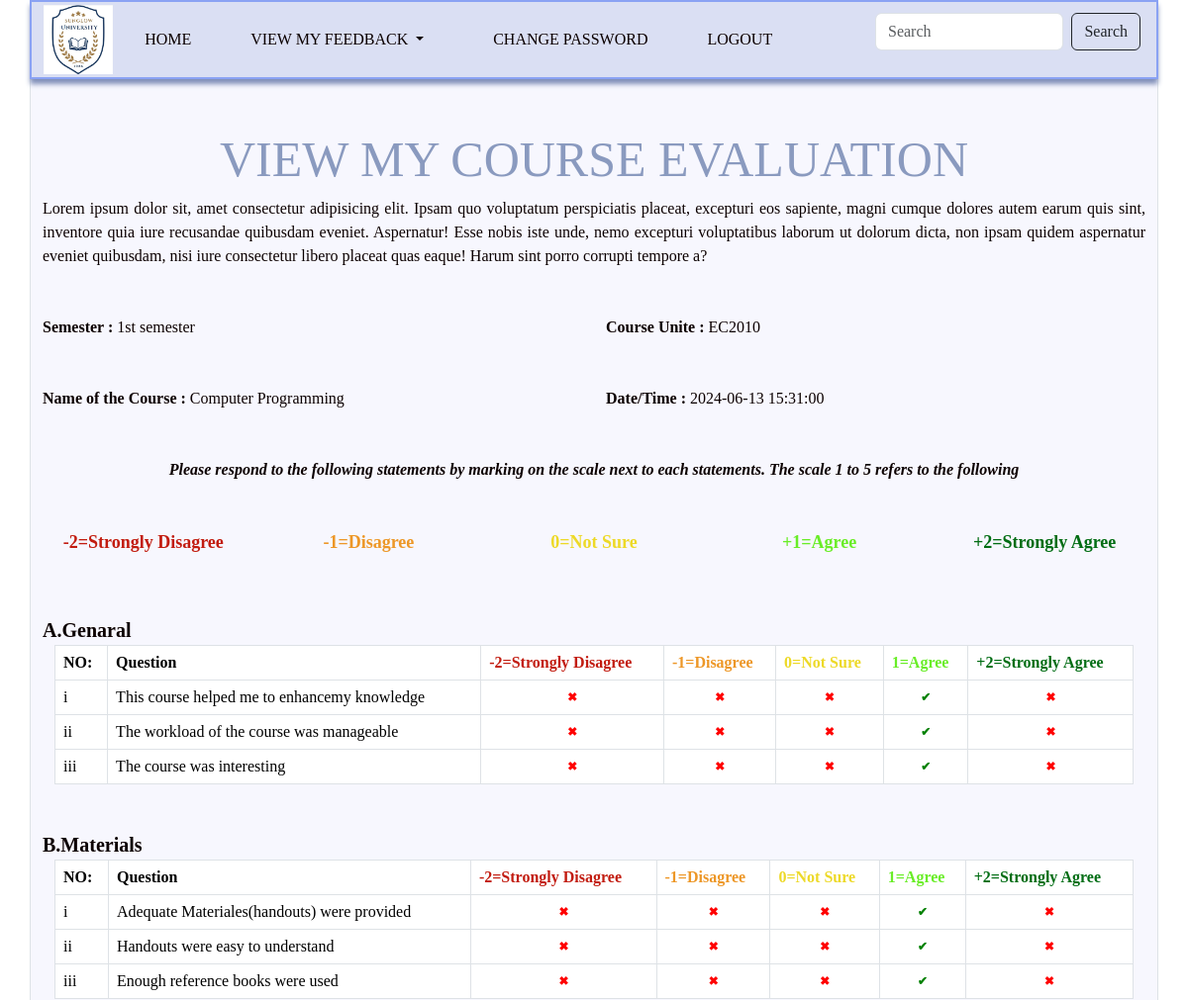
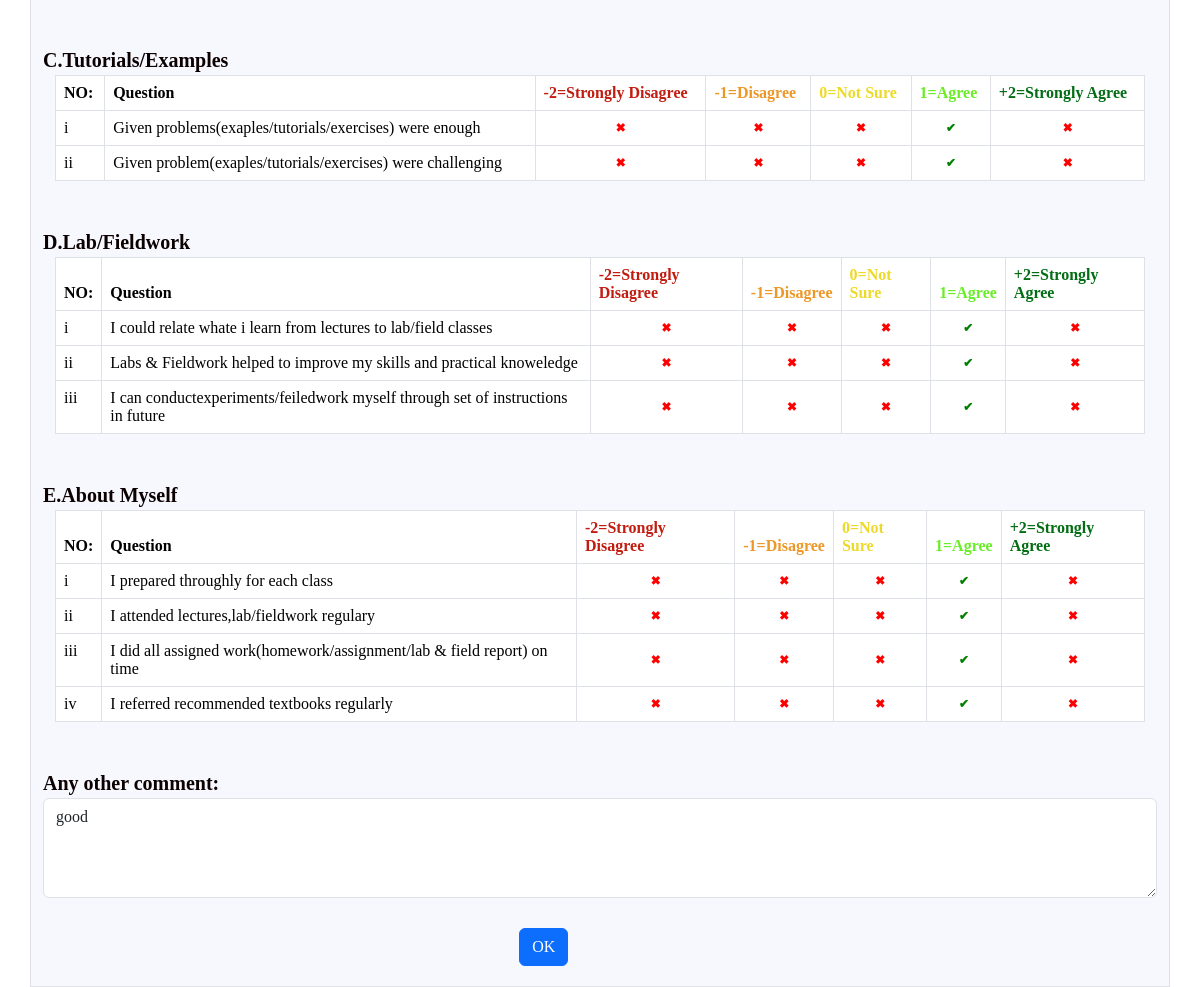
The page /feedback_management/viewcoursefeedback2.php?id=1 on the database its author committed (2 pictures, top to bottom).
### tables this page shows
CREATE TABLE `course_feedback` (
  `Id` int(50) NOT NULL,
  `User_Name` varchar(100) NOT NULL,
  `Lecture_Name` varchar(100) NOT NULL,
  `Semester` enum('1st semester','2nd semester','3rd semester','4th semester','5th semester','6th semester','7th semester','8th semester') NOT NULL,
  `Course_Name` varchar(200) NOT NULL,
  `Course_Code` varchar(50) NOT NULL,
  `A_1` enum('-2','-1','0','1','2') NOT NULL,
  `A_2` enum('-2','-1','0','1','2') NOT NULL,
  `A_3` enum('-2','-1','0','1','2') NOT NULL,
  `B_1` enum('-2','-1','0','1','2') NOT NULL,
  `B_2` enum('-2','-1','0','1','2') NOT NULL,
  `B_3` enum('-2','-1','0','1','2') NOT NULL,
  `C_1` enum('-2','-1','0','1','2') NOT NULL,
  `C_2` enum('-2','-1','0','1','2') NOT NULL,
  `D_1` enum('-2','-1','0','1','2') NOT NULL,
  `D_2` enum('-2','-1','0','1','2') NOT NULL,
  `D_3` enum('-2','-1','0','1','2') NOT NULL,
  `E_1` enum('-2','-1','0','1','2') NOT NULL,
  `E_2` enum('-2','-1','0','1','2') NOT NULL,
  `E_3` enum('-2','-1','0','1','2') NOT NULL,
  `E_4` enum('-2','-1','0','1','2') NOT NULL,
  `Other_Comment` varchar(1000) DEFAULT NULL,
  `Date_Time` datetime NOT NULL DEFAULT current_timestamp()
);

### feedback_management/viewcoursefeedback2.php (the view, shortened to what the rows shown need)
<?php
$servername ="localhost";
$username ="root";
$password ="";
$database ="student_feedback_management_system";
$connection = new mysqli($servername,$username,$password,$database);
$Semester = "";
$Course_Code = "";
$Course_Name = "";
$Date_Time = "";
$Other_Comment = "";
if ($_SERVER['REQUEST_METHOD']=='GET')
{
  $Id =$_GET["id"];
  $sql = "SELECT * FROM course_feedback WHERE id = '$Id'";
  $result = $connection->query($sql);
  $row = $result->fetch_assoc();
   $Semester = $row["Semester"];
   $Course_Code = $row["Course_Code"];
   $Course_Name = $row["Course_Name"];
   $Date_Time = $row["Date_Time"];
   $Other_Comment = $row["Other_Comment"];
}
?>
<!DOCTYPE html>
<html >
    <head>
    <link href="https://cdn.jsdelivr.net/npm/bootstrap@5.3.2/dist/css/bootstrap.min.css" rel="stylesheet">
    <link href="https://cdn.jsdelivr.net/npm/bootstrap@5.3.3/dist/css/bootstrap.min.css" rel="stylesheet">
    <link rel="stylesheet" type="text/css" href="css/viewcoursefeedback.css">
</head>
   <body class="body">
  <div class="container border" style="background-color: rgba(123, 115, 231, 0.06);padding-bottom: 20px;">
             <h1 style="text-align: center; font-size: 50px; color: #8a9abf; padding-top: 50px;">VIEW MY COURSE EVALUATION</h1>
        <form  class="form-container" style="display:block;">
             <div class="row font my-5" >
                <div class=" col-6">
                    <b>Semester :</b>
                      <?php echo $Semester; ?>
                </div>
                <div class="col-6">
                    <b>Course Unite : </b>
                    <?php echo $Course_Code; ?>
                </div>
            </div>
            <div class="row my-4 font" >
                    <div class=" col-6">
                        <b>Name of the Course :</b>
                        <?php echo $Course_Name; ?>
                    </div>
                    <div class="col-6">
                        <b>Date/Time :</b>
                        <?php echo $Date_Time; ?>
                    </div>
            </div>
            <div class="container con">
                <div class="row" >
                  <div class="col-12">
                    <table class="table table-bordered">
                      <thead >
                        <tr>
                          <th scope="col-1">NO:</th>
                          <th scope="col-6">Question</th>
                          <th scope="col-1" style="color: rgb(194, 28, 16);">-2=Strongly Disagree</th>
                          <th scope="col-1" style="color: rgb(237, 151, 39);">-1=Disagree</th>
                          <th scope="col-1" style="color: rgb(237, 217, 39);">0=Not Sure</th>
                          <th scope="col-1" style="color: rgb(105, 237, 39);">1=Agree</th>
                          <th scope="col-1" style="color: rgb(2, 109, 20);">+2=Strongly Agree</th>
                        </tr>
                      </thead>
                    </table>
                  </div>
                </div>
            </div>
            <div class="container con">
                <div class="row" >
                  <div class="col-12">
                    <table class="table table-bordered">
                      <thead >
                        <tr>
                          <th scope="col-1">NO:</th>
                          <th scope="col-6">Question</th>
                          <th scope="col-1" style="color: rgb(194, 28, 16);">-2=Strongly Disagree</th>
                          <th scope="col-1" style="color: rgb(237, 151, 39);">-1=Disagree</th>
                          <th scope="col-1" style="color: rgb(237, 217, 39);">0=Not Sure</th>
                          <th scope="col-1" style="color: rgb(105, 237, 39);">1=Agree</th>
                          <th scope="col-1" style="color: rgb(2, 109, 20);">+2=Strongly Agree</th>
                        </tr>
                      </thead>
                    </table>
                  </div>
                </div>
            </div>
            <div class="container con">
                <div class="row" >
                  <div class="col-12">
                    <table class="table table-bordered">
                      <thead >
                        <tr>
                          <th scope="col-1">NO:</th>
                          <th scope="col-6">Question</th>
                          <th scope="col-1" style="color: rgb(194, 28, 16);">-2=Strongly Disagree</th>
                          <th scope="col-1" style="color: rgb(237, 151, 39);">-1=Disagree</th>
                          <th scope="col-1" style="color: rgb(237, 217, 39);">0=Not Sure</th>
                          <th scope="col-1" style="color: rgb(105, 237, 39);">1=Agree</th>
                          <th scope="col-1" style="color: rgb(2, 109, 20);">+2=Strongly Agree</th>
                        </tr>
                      </thead>
                    </table>
                  </div>
                </div>
            </div>
            <div class="container con">
                <div class="row" >
                  <div class="col-12">
                    <table class="table table-bordered">
                      <thead >
                        <tr>
                          <th scope="col-1">NO:</th>
                          <th scope="col-6">Question</th>
                          <th scope="col-1" style="color: rgb(194, 28, 16);">-2=Strongly Disagree</th>
                          <th scope="col-1" style="color: rgb(237, 151, 39);">-1=Disagree</th>
                          <th scope="col-1" style="color: rgb(237, 217, 39);">0=Not Sure</th>
                          <th scope="col-1" style="color: rgb(105, 237, 39);">1=Agree</th>
                          <th scope="col-1" style="color: rgb(2, 109, 20);">+2=Strongly Agree</th>
                        </tr>
                      </thead>
                    </table>
                  </div>
                </div>
            </div>
            <div class="container con">
                <div class="row" >
                  <div class="col-12">
                    <table class="table table-bordered">
                      <thead >
                        <tr>
                          <th scope="col-1">NO:</th>
                          <th scope="col-6">Question</th>
                          <th scope="col-1" style="color: rgb(194, 28, 16);">-2=Strongly Disagree</th>
                          <th scope="col-1" style="color: rgb(237, 151, 39);">-1=Disagree</th>
                          <th scope="col-1" style="color: rgb(237, 217, 39);">0=Not Sure</th>
                          <th scope="col-1" style="color: rgb(105, 237, 39);">1=Agree</th>
                          <th scope="col-1" style="color: rgb(2, 109, 20);">+2=Strongly Agree</th>
                        </tr>
                      </thead>
                    </table>
                  </div>
                </div>
            </div>
            <div class=" font" style="font-size:20px;font-weight: bold;margin-top: 30px;"><b>Any other comment: </b> <textarea class="form-control" type="text" placeholder="Type your comment..." rows="3" style="height: 100px;" name="Other_Comment" required><?php echo $Other_Comment; ?></textarea></div>
        </form>
   </div>
   </body>
</html>

### rows shown on the page
course_feedback: Semester "1st semester", Course_Code "EC2010", Course_Name "Computer Programming", Date_Time "2024-06-13 15:31:00", Other_Comment "good"
